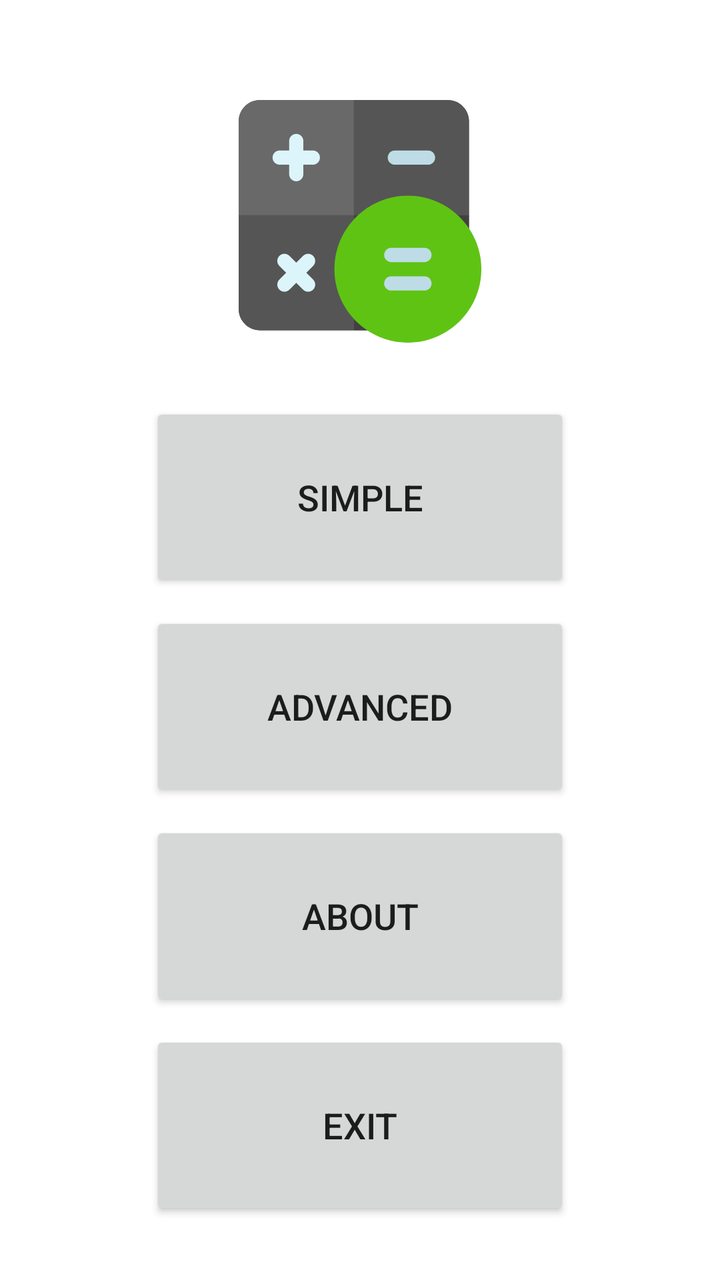
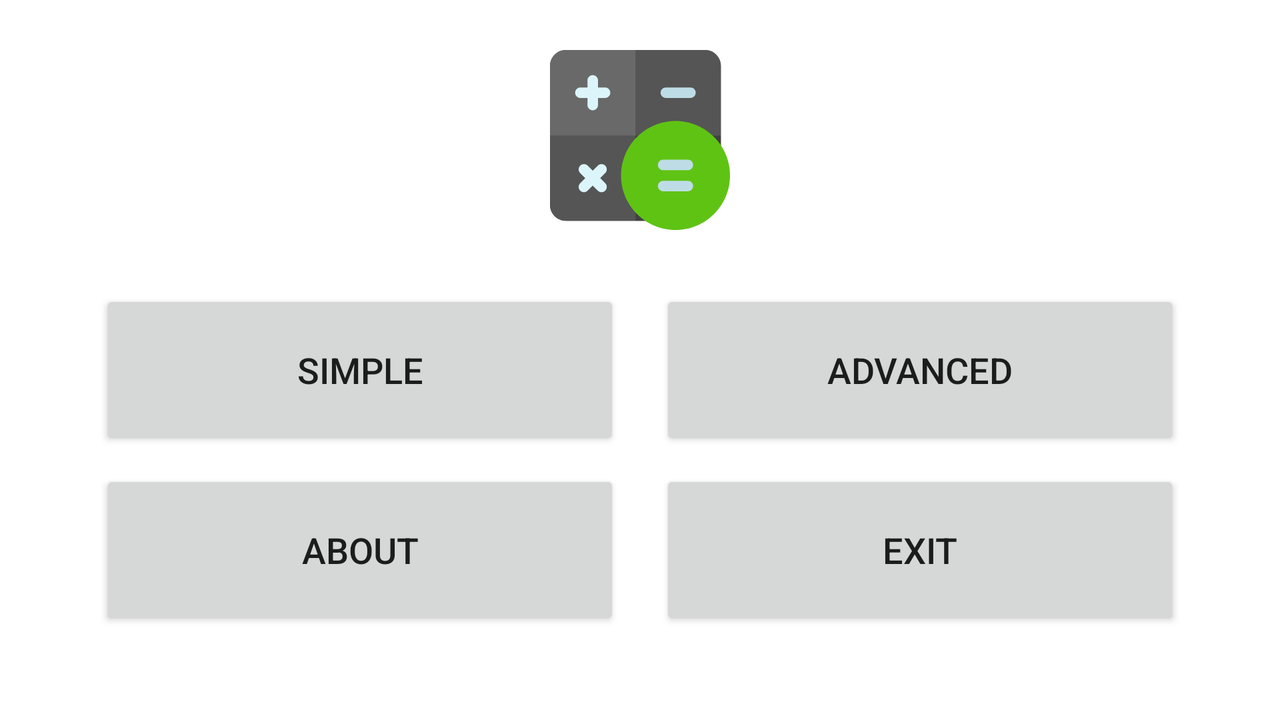

Compare how this app lays out the same screen by default and in its alternative resource folder. The renders come first, then the two layout files and the values they reference.
<!-- AndroidManifest.xml: application theme Theme.Calculator -->
<!-- res/layout/activity_main_menu.xml -->
<?xml version="1.0" encoding="utf-8"?>
<androidx.constraintlayout.widget.ConstraintLayout xmlns:android="http://schemas.android.com/apk/res/android"
    xmlns:app="http://schemas.android.com/apk/res-auto"
    xmlns:tools="http://schemas.android.com/tools"
    android:layout_width="match_parent"
    android:layout_height="match_parent"
    tools:context=".MainMenuActivity">

    <LinearLayout
        android:id="@+id/mainMenuLinearLayout"
        android:layout_width="match_parent"
        android:layout_height="match_parent"
        android:layout_margin="25dp"
        android:orientation="vertical">

        <ImageView
            android:id="@+id/appNameTextView"
            android:layout_width="wrap_content"
            android:layout_height="75dp"
            android:layout_gravity="center"
            android:layout_marginVertical="25dp"
            android:layout_weight="1"
            android:contentDescription="@string/ic_description_calculator_icon"
            app:srcCompat="@drawable/ic_calculator" />

        <Button
            android:id="@+id/simpleButton"
            android:layout_width="match_parent"
            android:layout_height="wrap_content"
            android:layout_marginHorizontal="50dp"
            android:layout_marginVertical="5dp"
            android:layout_weight="1"
            android:onClick="simpleButtonAction"
            android:text="@string/button_simple"
            android:textSize="18sp" />

        <Button
            android:id="@+id/advancedButton"
            android:layout_width="match_parent"
            android:layout_height="wrap_content"
            android:layout_marginHorizontal="50dp"
            android:layout_marginVertical="5dp"
            android:layout_weight="1"
            android:onClick="advancedButtonAction"
            android:text="@string/button_advanced"
            android:textSize="18sp" />

        <Button
            android:id="@+id/aboutButton"
            android:layout_width="match_parent"
            android:layout_height="wrap_content"
            android:layout_marginHorizontal="50dp"
            android:layout_marginVertical="5dp"
            android:layout_weight="1"
            android:onClick="aboutButtonAction"
            android:text="@string/button_about"
            android:textSize="18sp" />

        <Button
            android:id="@+id/exitButton"
            android:layout_width="match_parent"
            android:layout_height="wrap_content"
            android:layout_marginHorizontal="50dp"
            android:layout_marginVertical="5dp"
            android:layout_weight="1"
            android:onClick="exitApplication"
            android:text="@string/button_exit"
            android:textSize="18sp" />
    </LinearLayout>

</androidx.constraintlayout.widget.ConstraintLayout>
<!-- resources referenced by this layout -->
<resources>
  <!-- drawable ic_calculator: vector/xml drawable (drawable, 2495 chars, omitted) -->
  <string name="button_about">About</string>
  <string name="button_advanced">Advanced</string>
  <string name="button_exit">Exit</string>
  <string name="button_simple">Simple</string>
  <string name="ic_description_calculator_icon" translatable="false">Calculator Icon</string>
  <style name="Theme.Calculator" parent="Theme.MaterialComponents.DayNight.DarkActionBar">
          
          <item name="colorPrimary">@color/green_500</item>
          <item name="colorPrimaryVariant">@color/green_700</item>
          <item name="colorOnPrimary">@color/white</item>
          
          <item name="colorSecondary">@color/teal_200</item>
          <item name="colorSecondaryVariant">@color/teal_700</item>
          <item name="colorOnSecondary">@color/black</item>
          
          <item name="android:statusBarColor" tools:targetApi="l">?attr/colorPrimaryVariant</item>
          
      </style>
  <color name="green_500">#2e7d32</color>
  <color name="green_700">#005005</color>
  <color name="white">#FFFFFFFF</color>
  <color name="teal_200">#FF03DAC5</color>
  <color name="teal_700">#FF018786</color>
  <color name="black">#FF000000</color>
</resources>
<!-- res/layout-land/activity_main_menu.xml (the author's variant of the layout above) -->
<!-- drawn on the phone turned sideways -->
<?xml version="1.0" encoding="utf-8"?>
<androidx.constraintlayout.widget.ConstraintLayout xmlns:android="http://schemas.android.com/apk/res/android"
    xmlns:app="http://schemas.android.com/apk/res-auto"
    xmlns:tools="http://schemas.android.com/tools"
    android:layout_width="match_parent"
    android:layout_height="match_parent"
    tools:context=".MainMenuActivity">

    <TableLayout
        android:layout_width="match_parent"
        android:layout_height="match_parent"
        android:layout_weight="1"
        tools:layout_editor_absoluteX="25dp"
        tools:layout_editor_absoluteY="131dp">

        <TableRow
            android:layout_width="match_parent"
            android:layout_height="match_parent" >

            <ImageView
                android:id="@+id/appNameTextView2"
                android:layout_width="wrap_content"
                android:layout_height="90dp"
                android:layout_gravity="center"
                android:layout_marginVertical="25dp"
                android:layout_weight="1"
                android:contentDescription="@string/ic_description_calculator_icon"
                app:srcCompat="@drawable/ic_calculator" />
        </TableRow>

        <TableRow
            android:layout_width="match_parent"
            android:layout_height="match_parent" >

            <Button
                android:id="@+id/simpleButton"
                android:layout_width="0dp"
                android:layout_height="80dp"
                android:layout_marginVertical="5dp"
                android:layout_marginStart="50dp"
                android:layout_marginEnd="10dp"
                android:layout_weight="1"
                android:onClick="simpleButtonAction"
                android:text="@string/button_simple"
                android:textSize="18sp" />

            <Button
                android:id="@+id/advancedButton"
                android:layout_width="0dp"
                android:layout_height="80dp"
                android:layout_marginVertical="5dp"
                android:layout_marginStart="10dp"
                android:layout_marginEnd="50dp"
                android:layout_weight="1"
                android:onClick="advancedButtonAction"
                android:text="@string/button_advanced"
                android:textSize="18sp" />
        </TableRow>

        <TableRow
            android:layout_width="match_parent"
            android:layout_height="match_parent" >

            <Button
                android:id="@+id/aboutButton"
                android:layout_width="0dp"
                android:layout_height="80dp"
                android:layout_marginVertical="5dp"
                android:layout_marginStart="50dp"
                android:layout_marginEnd="10dp"
                android:layout_weight="1"
                android:onClick="aboutButtonAction"
                android:text="@string/button_about"
                android:textSize="18sp" />

            <Button
                android:id="@+id/exitButton"
                android:layout_width="0dp"
                android:layout_height="80dp"
                android:layout_marginVertical="5dp"
                android:layout_marginStart="10dp"
                android:layout_marginEnd="50dp"
                android:layout_weight="1"
                android:onClick="exitApplication"
                android:text="@string/button_exit"
                android:textSize="18sp" />
        </TableRow>
    </TableLayout>

</androidx.constraintlayout.widget.ConstraintLayout>
